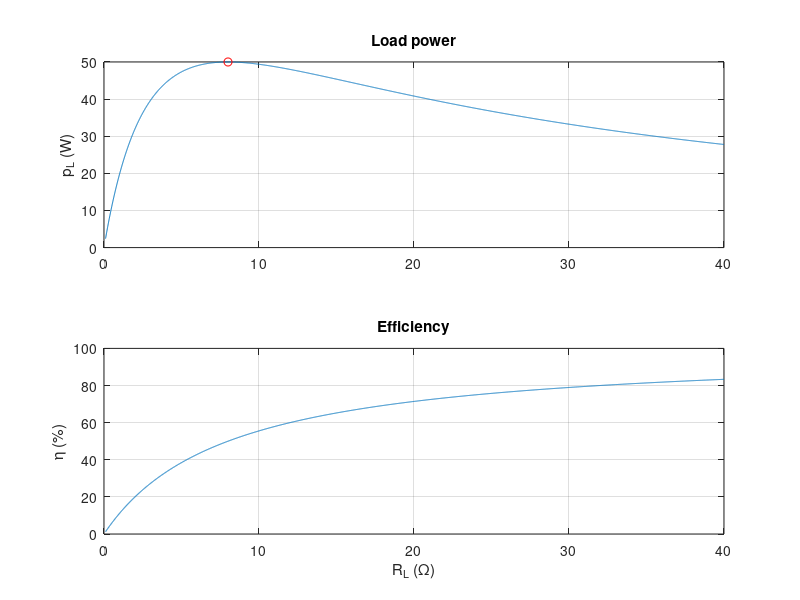

Write the MATLAB code that produced this figure.
% Circuits 1 — Maximum Power Transfer
%title: Maximum Power Transfer
%ar-title: أقصى نقل للقدرة
%lesson: c1-techniques-11
%course: circuits-1

%% Power in the load for many loads
%ar: p = VTh² RL / (RTh + RL)². نحسبها لكل قيم الحمل بعمليات النقطة، ثم نبحث عن القمة بـ max.
VTh = 40; RTh = 8;
RL = linspace(0.1, 40, 4000);
p = VTh^2 * RL ./ (RTh + RL).^2;
[pmax, k] = max(p);
fprintf('numerical: max %.3f W at RL = %.2f ohm\n', pmax, RL(k))
fprintf('formula:   max %g W at RL = %g ohm\n', VTh^2/(4*RTh), RTh)

%% The curve and the efficiency
%ar: عند أقصى قدرة الكفاءة 50% فقط: نصف القدرة يضيع في RTh. الكفاءة η = RL/(RL + RTh).
eta = RL ./ (RL + RTh) * 100;
subplot(2,1,1); plot(RL, p); grid on; ylabel('p_L (W)'); title('Load power'); hold on; plot(RTh, pmax, 'ro'); hold off
subplot(2,1,2); plot(RL, eta); grid on; ylabel('\eta (%)'); xlabel('R_L (\Omega)'); title('Efficiency')

%%! Project idea: audio amplifier and speaker
%ar: مشروع: مكبر مقاومة خرجه 8 Ω. ما القدرة في سماعة 4 Ω أو 8 Ω أو 16 Ω؟ اطبع جدولًا. لماذا تُصنع السماعات بـ 8 Ω؟
for Rs = [4 8 16]
    fprintf('speaker %2g ohm: %.2f W, efficiency %.0f%%\n', Rs, VTh^2*Rs/(RTh + Rs)^2, Rs/(Rs + RTh)*100)
end
